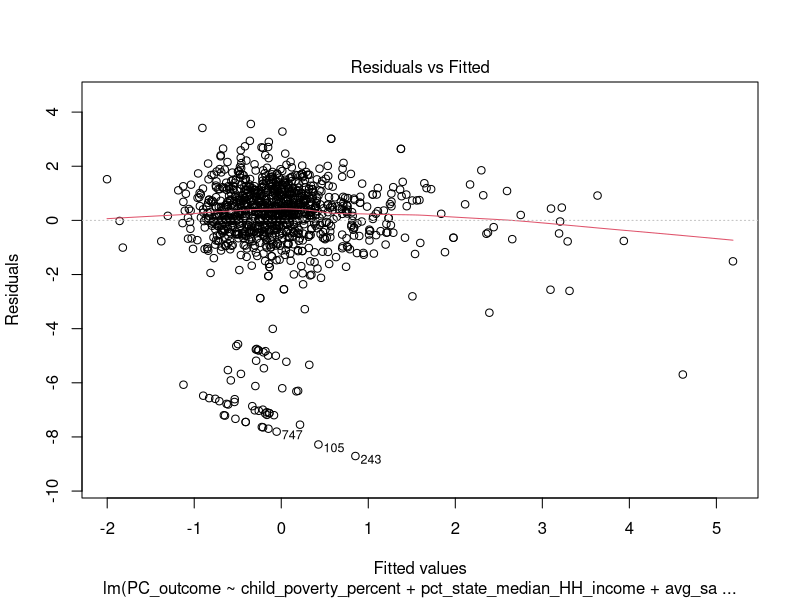
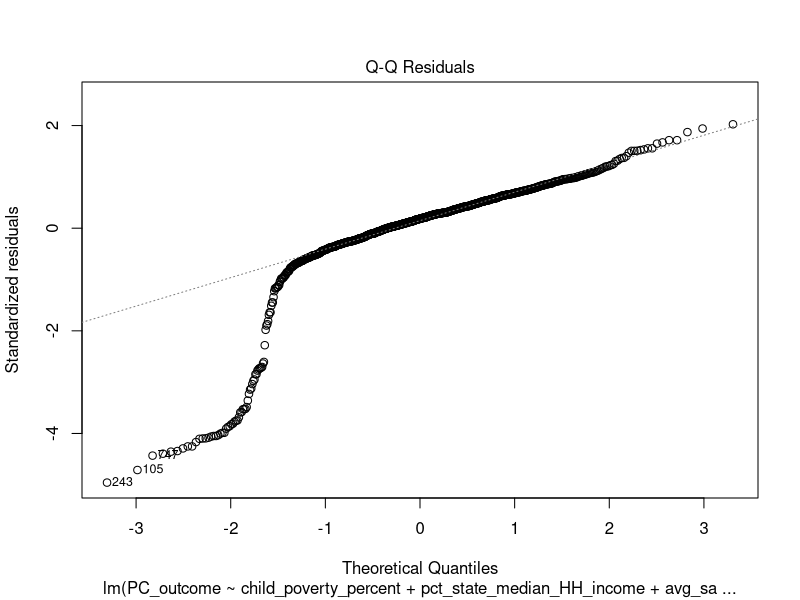
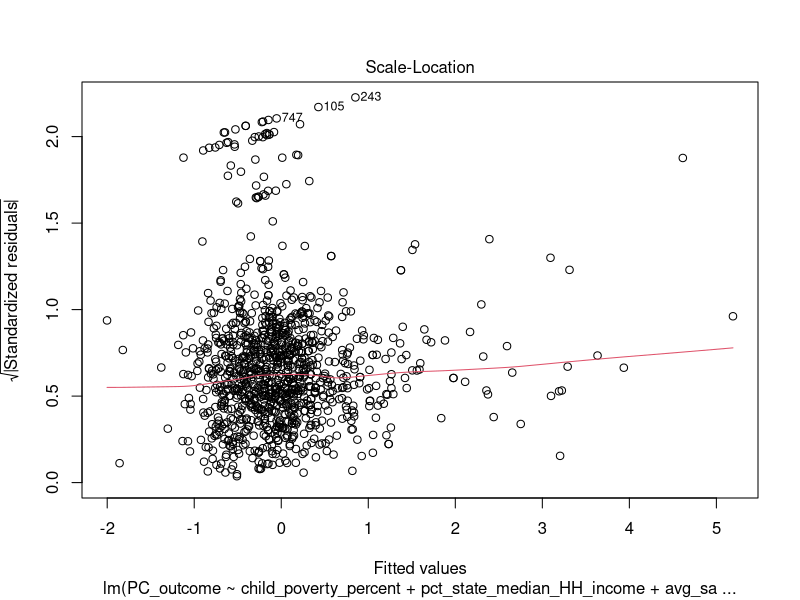
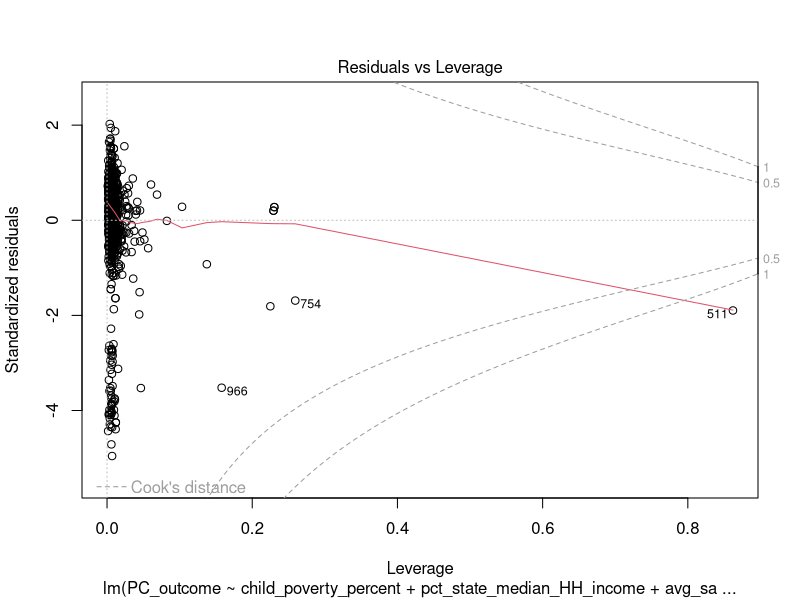
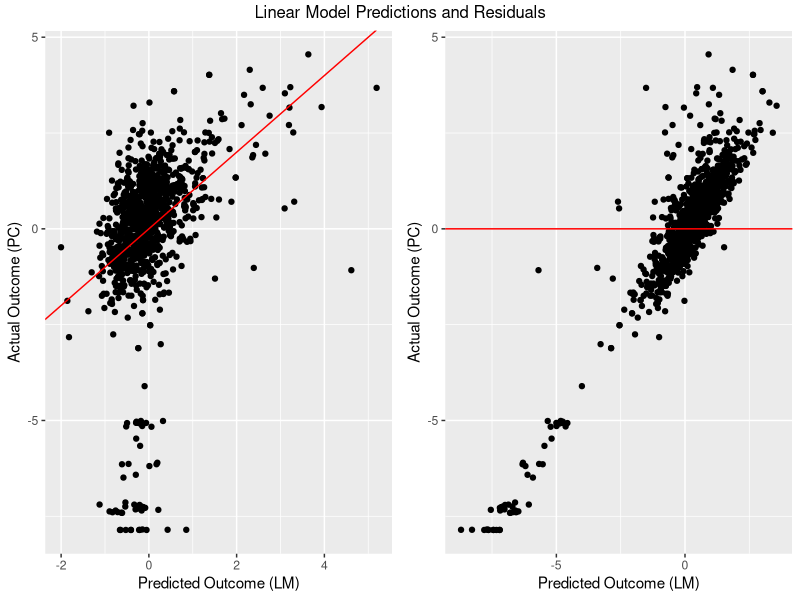
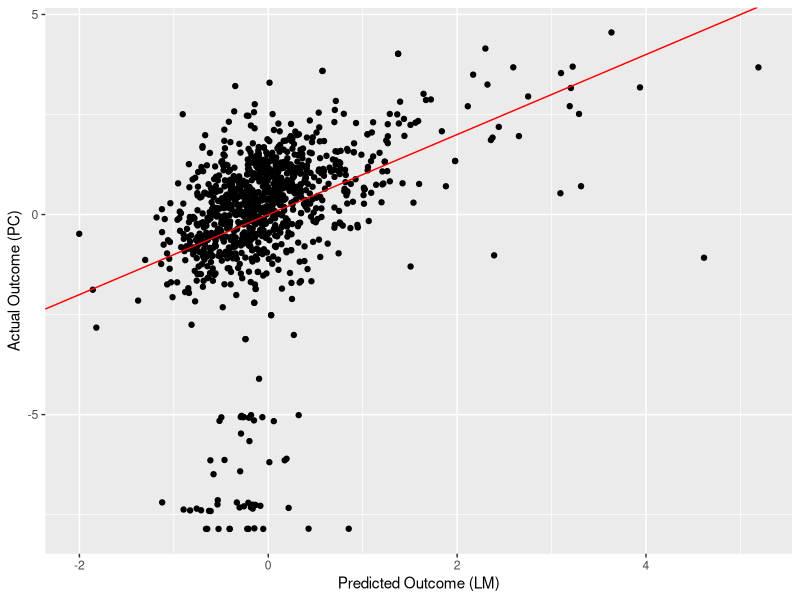
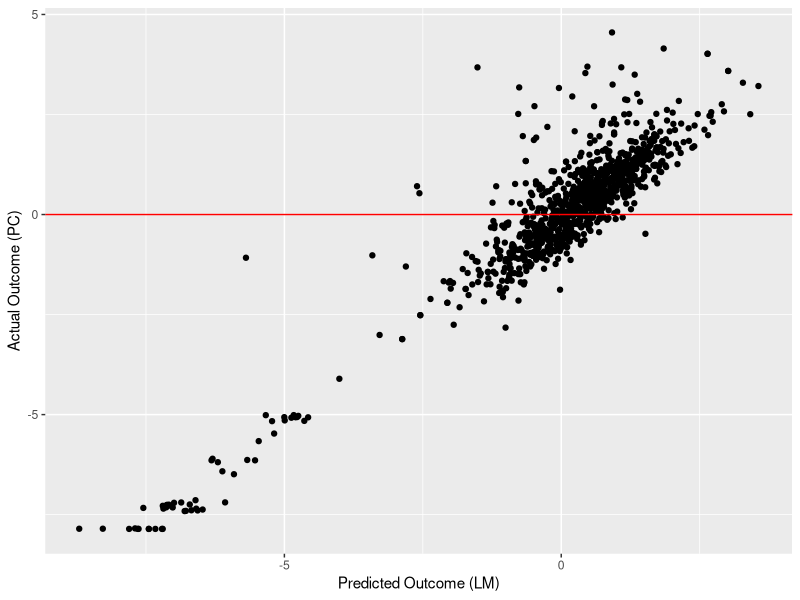
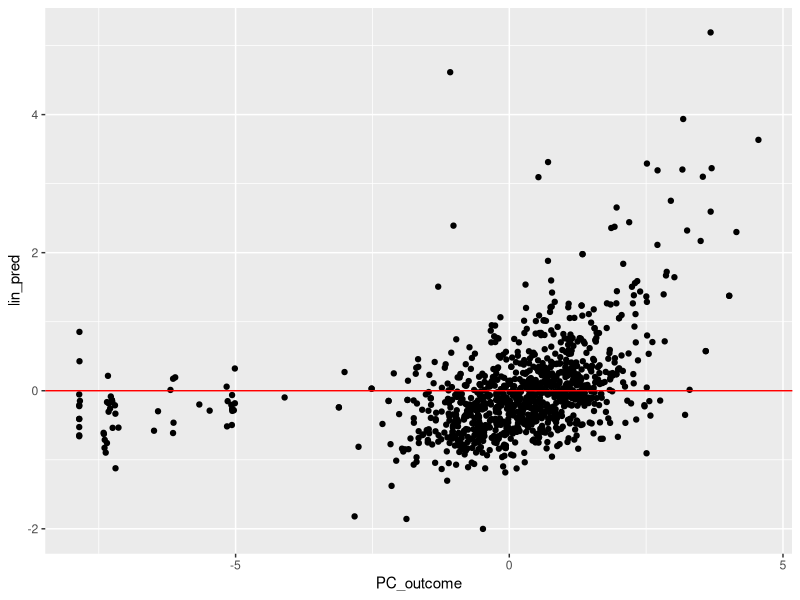

Source code (R) for these figures, in order:
#pack
library(tidyverse)
library(rsample)
library(modelr)
library(ggplot2)
library(grid)
library(gridExtra)

#load data
ed = read.csv("r_objects/model_data.csv")

#col select
ed_lin = ed %>% 
  select(PC_outcome, child_poverty_percent, pct_state_median_HH_income, avg_salary_school,  st_pct_black, st_pct_hisp, st_pct_white, st_pct_asian, st_pct_native, st_pct_pac, st_pct_mult)

#ed_lin <- as.data.frame(lapply(ed, as.numeric))

#linear reg
lin_mod = lm(PC_outcome ~ child_poverty_percent + pct_state_median_HH_income + avg_salary_school + st_pct_black + st_pct_hisp + st_pct_white + st_pct_asian + st_pct_native + st_pct_pac + st_pct_mult, data = ed)

plot(lin_mod)
summary(lin_mod)

#test
ed$lin_pred = predict(lin_mod, data = ed)
ed$lin_resid = resid(lin_mod)

ed <- ed %>%
  select(lin_pred, everything()) %>% 
  select(lin_resid, everything())

rmse(lin_mod, ed)

write_csv(ed, "r_objects/merged_data_pred_resid.csv")
save(lin_mod, file = 'r_objects/lin_mod.RData')


predVactual = ggplot(ed) +
  geom_point(aes(x=lin_pred,y=PC_outcome)) +
  geom_abline(slope = 1,intercept = 0,color="red") +
  xlab("Predicted Outcome (LM)") +
  ylab("Actual Outcome (PC)")
residVactual = ggplot(ed) +
  geom_point(aes(x=lin_resid,y=PC_outcome)) +
  geom_hline(yintercept = 0,color = 'red')+
  xlab("Predicted Outcome (LM)") +
  ylab("Actual Outcome (PC)")
grid.arrange(predVactual,residVactual,ncol=2,top="Linear Model Predictions and Residuals")
predVactual
residVactual


ggplot(ed) +
  geom_point(aes(x=PC_outcome,y=lin_pred)) +
  geom_hline(yintercept = 0,color = 'red')
  
  
plot(ed$lin_resid,ed$PC_outcome)
  
  
  
  
